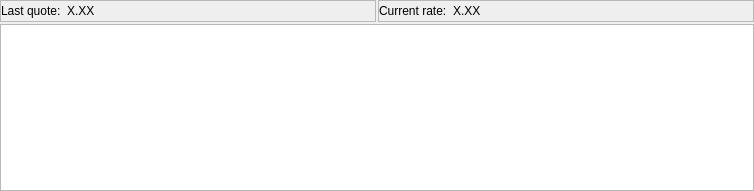
<?xml version="1.0" encoding="UTF-8"?>
<ui version="4.0">
 <class>TaxEstimationDialog</class>
 <widget class="QDialog" name="TaxEstimationDialog">
  <property name="geometry">
   <rect>
    <x>0</x>
    <y>0</y>
    <width>754</width>
    <height>191</height>
   </rect>
  </property>
  <property name="windowTitle">
   <string>Tax Estimation</string>
  </property>
  <layout class="QVBoxLayout" name="verticalLayout">
   <property name="spacing">
    <number>2</number>
   </property>
   <property name="leftMargin">
    <number>0</number>
   </property>
   <property name="topMargin">
    <number>0</number>
   </property>
   <property name="rightMargin">
    <number>0</number>
   </property>
   <property name="bottomMargin">
    <number>0</number>
   </property>
   <item>
    <layout class="QHBoxLayout" name="horizontalLayout">
     <property name="spacing">
      <number>2</number>
     </property>
     <item>
      <widget class="QFrame" name="RateFrame">
       <property name="frameShape">
        <enum>QFrame::StyledPanel</enum>
       </property>
       <property name="frameShadow">
        <enum>QFrame::Raised</enum>
       </property>
       <layout class="QHBoxLayout" name="horizontalLayout_2">
        <property name="leftMargin">
         <number>0</number>
        </property>
        <property name="topMargin">
         <number>0</number>
        </property>
        <property name="rightMargin">
         <number>0</number>
        </property>
        <property name="bottomMargin">
         <number>0</number>
        </property>
        <item>
         <widget class="QLabel" name="LastQuoteLbl">
          <property name="text">
           <string>Last quote:</string>
          </property>
         </widget>
        </item>
        <item>
         <widget class="QLabel" name="QuoteLbl">
          <property name="text">
           <string>X.XX</string>
          </property>
         </widget>
        </item>
        <item>
         <spacer name="horizontalSpacer">
          <property name="orientation">
           <enum>Qt::Horizontal</enum>
          </property>
          <property name="sizeHint" stdset="0">
           <size>
            <width>40</width>
            <height>20</height>
           </size>
          </property>
         </spacer>
        </item>
       </layout>
      </widget>
     </item>
     <item>
      <widget class="QFrame" name="QuoteFrame">
       <property name="frameShape">
        <enum>QFrame::StyledPanel</enum>
       </property>
       <property name="frameShadow">
        <enum>QFrame::Raised</enum>
       </property>
       <layout class="QHBoxLayout" name="horizontalLayout_3">
        <property name="leftMargin">
         <number>0</number>
        </property>
        <property name="topMargin">
         <number>0</number>
        </property>
        <property name="rightMargin">
         <number>0</number>
        </property>
        <property name="bottomMargin">
         <number>0</number>
        </property>
        <item>
         <widget class="QLabel" name="CurrentRateLbl">
          <property name="text">
           <string>Current rate:</string>
          </property>
         </widget>
        </item>
        <item>
         <widget class="QLabel" name="RateLbl">
          <property name="text">
           <string>X.XX</string>
          </property>
         </widget>
        </item>
        <item>
         <spacer name="horizontalSpacer_2">
          <property name="orientation">
           <enum>Qt::Horizontal</enum>
          </property>
          <property name="sizeHint" stdset="0">
           <size>
            <width>40</width>
            <height>20</height>
           </size>
          </property>
         </spacer>
        </item>
       </layout>
      </widget>
     </item>
    </layout>
   </item>
   <item>
    <widget class="QTableView" name="DealsView">
     <attribute name="verticalHeaderDefaultSectionSize">
      <number>21</number>
     </attribute>
    </widget>
   </item>
  </layout>
 </widget>
 <resources/>
 <connections/>
</ui>
